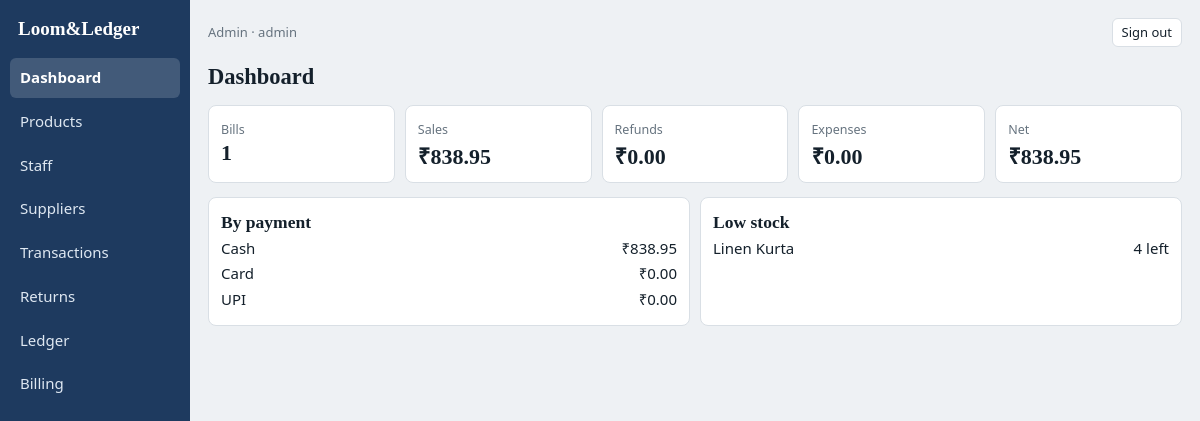
Page /dashboard/ (signed in) on the committed database.
### pos/models.py (models this page shows, shortened)
class User(AbstractUser):
    ADMIN, STAFF = "admin", "staff"
    ROLES = [(STAFF, "Staff"), (ADMIN, "Admin")]
    role = models.CharField(max_length=10, choices=ROLES, default=STAFF)
    class Meta:
        ordering = ["username"]
    @property
    def is_shop_admin(self):
        return self.role == self.ADMIN or self.is_superuser
    @property
    def role_label(self):
        return "admin" if self.is_shop_admin else "staff"
    def display_name(self):
        return self.get_full_name() or self.username

class Product(models.Model):
    name = models.CharField(max_length=120)
    sku = models.CharField("SKU", max_length=40, unique=True)
    category = models.CharField(max_length=80, blank=True)
    price = models.DecimalField(max_digits=10, decimal_places=2, validators=[MinValueValidator(0)])
    stock = models.PositiveIntegerField(default=0)
    supplier = models.ForeignKey(Supplier, null=True, blank=True, on_delete=models.SET_NULL,
                                 related_name="products")
    class Meta:
        ordering = ["name"]

### pos/views.py (the view)
# urls.py: path("dashboard/", views.dashboard, name="dashboard"),
@admin_required
def dashboard(request):
    ok = Sale.objects.filter(is_void=False)
    revenue = ok.aggregate(t=Sum("total"))["t"] or Decimal(0)
    refunds = SaleReturn.objects.aggregate(t=Sum("refund"))["t"] or Decimal(0)
    expenses = Expense.objects.aggregate(t=Sum("amount"))["t"] or Decimal(0)
    by_payment = [(p, ok.filter(payment=p).aggregate(t=Sum("total"))["t"] or Decimal(0))
                  for p, _ in Sale.PAYMENTS]
    return render(request, "pos/dashboard.html", {
        "bills": ok.count(), "revenue": revenue, "refunds": refunds, "expenses": expenses,
        "net": revenue - refunds - expenses, "by_payment": by_payment,
        "low_stock": Product.objects.filter(stock__lte=LOW_STOCK),
    })

### pos/context.py (called while the page is built)
def nav(request):
    user = getattr(request, "user", None)
    if not user or not user.is_authenticated:
        return {}
    cur = request.resolver_match.url_name if request.resolver_match else ""
    items = ADMIN_NAV if user.is_shop_admin else STAFF_NAV
    return {"nav": [{"url": reverse(u), "label": l, "on": cur.startswith(p)} for u, l, p in items]}

### pos/templatetags/pos_extras.py (called while the page is built)
@register.filter
def inr(value):
    try:
        return f"₹{Decimal(str(value)):.2f}"
    except (InvalidOperation, TypeError, ValueError):
        return "₹0.00"

### pos/views.py (called while the page is built)
def admin_required(view):
    @login_required
    @wraps(view)
    def wrapper(request, *args, **kwargs):
        if not request.user.is_shop_admin:
            messages.error(request, "That page is for admins only.")
            return redirect("pos:billing")
        return view(request, *args, **kwargs)
    return wrapper

### pos/templates/pos/dashboard.html
{% extends "pos/base.html" %}{% load pos_extras %}
{% block content %}
<h2 style="margin-bottom:12px">Dashboard</h2>
<div class="cards">
  <div class="card"><small>Bills</small><b>{{ bills }}</b></div>
  <div class="card"><small>Sales</small><b>{{ revenue|inr }}</b></div>
  <div class="card"><small>Refunds</small><b>{{ refunds|inr }}</b></div>
  <div class="card"><small>Expenses</small><b>{{ expenses|inr }}</b></div>
  <div class="card"><small>Net</small><b>{{ net|inr }}</b></div>
</div>
<div class="cards">
  <div class="card"><h3>By payment</h3>
    {% for name, total in by_payment %}<div class="tot"><span>{{ name }}</span><span>{{ total|inr }}</span></div>{% endfor %}
  </div>
  <div class="card"><h3>Low stock</h3>
    {% for p in low_stock %}<div class="tot"><span>{{ p.name }}</span><span>{{ p.stock }} left</span></div>
    {% empty %}<p class="mut">All items are well stocked.</p>{% endfor %}
  </div>
</div>
{% endblock %}

### pos/templates/pos/base.html (shortened to what this page needs)
{% load static %}<!doctype html>
<html lang="en"><head><meta charset="utf-8">
<link rel="stylesheet" href="{% static 'pos/app.css' %}">
</head><body>
<div id="app">
  <nav class="np">
    <div class="br">Loom&amp;Ledger</div>
    {% for n in nav %}<a href="{{ n.url }}"{% if n.on %} class="on"{% endif %}>{{ n.label }}</a>{% endfor %}
  </nav>
  <main>
    <div class="top np">
      <span class="mut">{{ user.display_name }} · {{ user.role_label }}</span>
      <form method="post" action="{% url 'logout' %}">{% csrf_token %}<button class="g">Sign out</button></form>
    </div>
    {% block content %}{% endblock %}
  </main>
</div>
</body></html>

### pos/static/pos/app.css (style rules this page uses)
:root { box-sizing:border-box;padding-top:env(safe-area-inset-top,0px);padding-bottom:env(safe-area-inset-bottom,0px);--bg:#eef1f4;--c:#fff;--t:#14202b;--m:#66737f;--a:#1e3a5f;--a2:#c8871e;--b:#d9dfe5;--r:#b3261e;--ok:#1b6e3c }
html { scroll-padding-top:env(safe-area-inset-top,0px) }
* { box-sizing:border-box }
body { margin:0;background:var(--bg);color:var(--t);font:15px/1.45 "Segoe UI",system-ui,sans-serif }
h2,h3 { font-family:Georgia,"Times New Roman",serif;margin:0 }
button,input,select { font:inherit;color:inherit }
button,.btn { cursor:pointer;border:1px solid var(--b);background:var(--c);padding:7px 12px;border-radius:6px;text-decoration:none;color:var(--t);display:inline-block;text-align:center }
.g { padding:4px 9px;font-size:13px }
form { margin:0 }
#app { display:flex;min-height:100vh }
nav { width:190px;background:var(--a);padding:14px 10px;display:flex;flex-direction:column;gap:4px }
nav .br { font:700 19px Georgia,serif;color:#fff;margin:4px 8px 14px }
nav a { color:#dfe8f2;text-decoration:none;padding:9px 10px;border-radius:6px }
nav a.on { background:rgba(255,255,255,.16);color:#fff;font-weight:600 }
main { flex:1;padding:18px;min-width:0 }
.top { display:flex;justify-content:space-between;align-items:center;margin-bottom:14px;gap:8px;flex-wrap:wrap }
.cards { display:grid;grid-template-columns:repeat(auto-fit,minmax(150px,1fr));gap:10px;margin-bottom:14px }
.card { background:var(--c);border:1px solid var(--b);border-radius:8px;padding:12px }
.card small { color:var(--m) }
.card b { display:block;font:600 22px Georgia,serif }
.tot { display:flex;justify-content:space-between;padding:2px 0 }
.mut { color:var(--m);font-size:13px }

### rows in the picture
User: display_name "Admin", role_label "admin"
Product: name "Linen Kurta", stock "4"

### other values in the picture
{{ n.label }} "Dashboard" "Products" "Staff" "Suppliers" "Transactions" "Returns" "Ledger" "Billing"
{{ bills }} "1"
{{ revenue|inr }} "₹838.95"
{{ refunds|inr }} "₹0.00"
{{ expenses|inr }} "₹0.00"
{{ net|inr }} "₹838.95"
{{ name }} "Cash" "Card" "UPI"
{{ total|inr }} "₹838.95" "₹0.00" "₹0.00"
